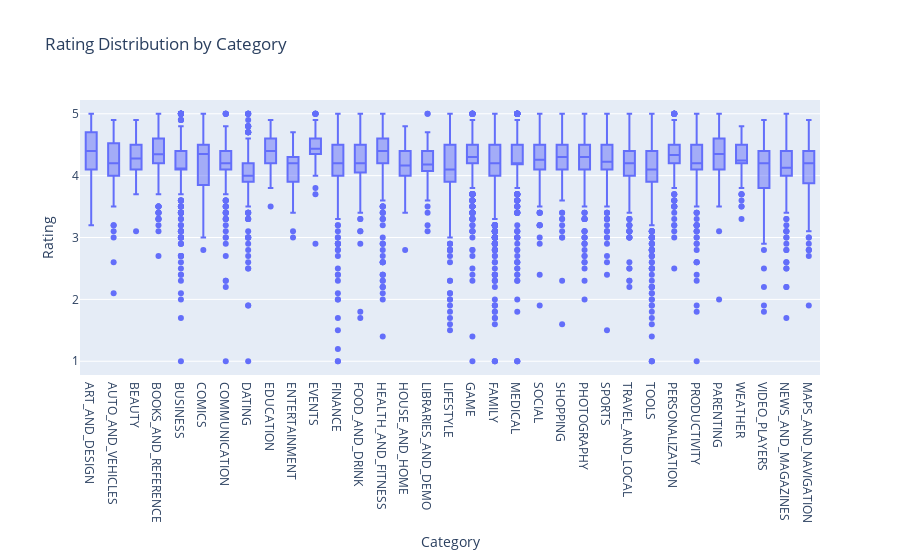

Notebook cell for this chart:
### Markdown cell above
# Bivariate Analysis

### Code cell
# Bivariate analysis of 'Rating' vs 'Category'
fig = px.box(df, x='Category', y='Rating', title='Rating Distribution by Category')
fig.update_layout(xaxis_title='Category', yaxis_title='Rating')
fig.show()

### Figure 1 — Plotly figure (JSON) as saved in the notebook; plotly's stock layout.template omitted (floating-point values rounded to 4 significant figures; data arrays with more than 128 entries replaced by an {"elided": "..."} marker saying what was removed)
{"data": [{"alignmentgroup": "True", "hovertemplate": "Category=%{x}<br>Rating=%{y}<extra></extra>", "legendgroup": "", "marker": {"color": "#636efa"}, "name": "", "notched": false, "offsetgroup": "", "orientation": "v", "showlegend": false, "type": "box", "x": {"elided": "10356 str values"}, "x0": " ", "xaxis": "x", "y": {"elided": "10356 float values"}, "y0": " ", "yaxis": "y"}], "layout": {"boxmode": "group", "legend": {"tracegroupgap": 0}, "title": {"text": "Rating Distribution by Category"}, "xaxis": {"anchor": "y", "domain": [0, 1], "title": {"text": "Category"}}, "yaxis": {"anchor": "x", "domain": [0, 1], "title": {"text": "Rating"}}}}
